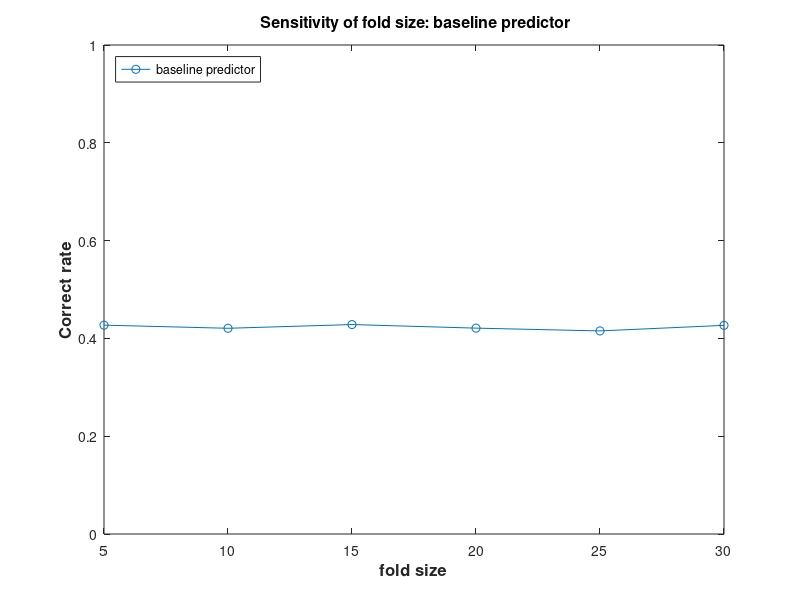

This figure's MATLAB source: (Note: this script raises an error after producing the figure.)
%line graph
%movie lens
% neighborSize = [1, 5, 10, 15, 20, 25, 30];
% itemBasedCorrectRate = [0.2784, 0.3281, 0.3448, 0.3381, 0.3048, 0.2782, 0.2743];
% userBasedCorrectRate = [0.3834,0.4671, 0.5189, 0.4677, 0.4984, 0.5422,0.4437];
% figure;
% plot(neighborSize, itemBasedCorrectRate,'-o', neighborSize, userBasedCorrectRate, '-s');
% title('\fontsize{16} Correct rate: item-item vs user-user');
% legend('Item-Item based', 'User-User based', 'location', 'northwest');
% xlabel('Neighborhood size','FontSize',12,'FontWeight','bold');
% ylabel('Correct rate', 'FontSize', 12, 'FontWeight', 'bold');
% 
% %MAE bar graph
% figure;
% MAE = [1.184,0.753; 0.912,0.603; 0.891,0.519; 0.859,0.615; 0.966,0.544; 0.990,0.542; 1.061,0.619];
% bar(neighborSize, MAE, 'LineWidth', 2);
% title('\fontsize{16} MAE: item-item vs user- user');
% legend('Item-Item based', 'User-User based', 'location', 'northeast');
% xlabel('Neighborhood size','FontSize',12,'FontWeight','bold');
% ylabel('MAE', 'FontSize', 12, 'FontWeight', 'bold');
% 
% %RMSE bar graph
% figure;
% RMSE = [2.446,1.064; 1.473,0.749; 1.442,0.592; 1.287,0.781; 1.597,0.631; 1.612,0.668; 1.878,0.755];
% bar(neighborSize, RMSE, 'LineWidth', 2);
% title('\fontsize{16} RMSE: item-item vs user- user');
% legend('Item-Item based', 'User-User based', 'location', 'northeast');
% xlabel('Neighborhood size','FontSize',12,'FontWeight','bold');
% ylabel('RMSE', 'FontSize', 12, 'FontWeight', 'bold');

foldSize = [5, 10, 15, 20, 25, 30];
baselineCorrectRate = [0.4271   0.4207   0.4283    0.4210      0.4153      0.4267];
baselineddddddddMAE = [0.6761   0.6980    0.6744    0.6883     0.6949     0.6806];
baselinedddddddRMSE = [0.9033   0.9606    0.8984     0.9295    0.9329     0.9167];

figure;
plot(foldSize, baselineCorrectRate,'-o');
ylim([0 1]);
title('\fontsize{16} Sensitivity of fold size: baseline predictor');
legend('baseline predictor', 'location', 'northwest');
xlabel('fold size','FontSize',12,'FontWeight','bold');
ylabel('Correct rate', 'FontSize', 12, 'FontWeight', 'bold');

figure;
bar(foldSize, baselineMAE, 'LineWidth', 2);
ylim([0 1.2]);
title('\fontsize{16} Sensitivity of fold size: baseline predictor');
legend('baseline predictor', 'location', 'northeast');
xlabel('fold size','FontSize',12,'FontWeight','bold');
ylabel('MAE', 'FontSize', 12, 'FontWeight', 'bold');
figure;
bar(foldSize, baselineRMSE, 'LineWidth', 2);
ylim([0 1.2]);
title('\fontsize{16} Sensitivity of fold size: baseline predictor');
legend('baseline predictor', 'location', 'northeast');
xlabel('fold size','FontSize',12,'FontWeight','bold');
ylabel('RMSE', 'FontSize', 12, 'FontWeight', 'bold');


neighborSize = [1, 5, 10, 15, 20, 25, 30];
userBasedCorrectRate = [0.3834,0.4671,  0.5189, 0.4677, 0.4984, 0.5422, 0.4437];
userBasedMAEeeeeeeee = [0.7530; 0.6030; 0.5190; 0.6150; 0.5440; 0.5420; 0.6190];
userBasedRMSEeeeeeee = [1.0640; 0.7490; 0.5920; 0.7810; 0.6310; 0.6680; 0.7550];


itemBasedCorrectRate = [0.2784, 0.3281, 0.3448, 0.3381, 0.3048, 0.2782, 0.2743];
itemBasedMAEeeeeeeee = [1.1840; 0.9120; 0.8910; 0.8590; 0.9660; 0.9900; 1.0610];
itemBasedRMSEeeeeeee = [2.4460; 1.4730; 1.4420; 1.2870; 1.5970; 1.6120; 1.8780];


MAE = [1.184,0.753; 0.912,0.603; 0.891,0.519; 0.859,0.615; 0.966,0.544; 0.990,0.542; 1.061,0.619];
RMSE = [2.446,1.064; 1.473,0.749; 1.442,0.592; 1.287,0.781; 1.597,0.631; 1.612,0.668; 1.878,0.755];